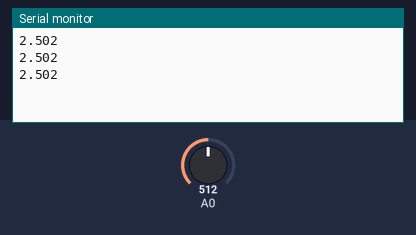
Bench run of a sketch on a simulated Arduino Uno, built with avr-gcc and run on an emulated ATmega328P. On the bench: the last lines printed to the serial monitor. The test bench sets the inputs (shaded band); at power-on: A0 = 512.

Above: at 1.3 s.
1.4 s: A0 set to 716
At 1.9 s:
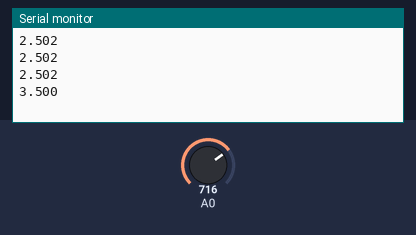
2.9 s: A0 set to 900
At 3.4 s:
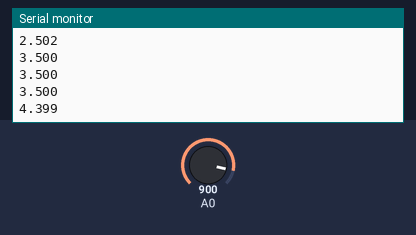
Timing chart, 0 to 5.9 s (numbered marks = the images above; inputs shaded):
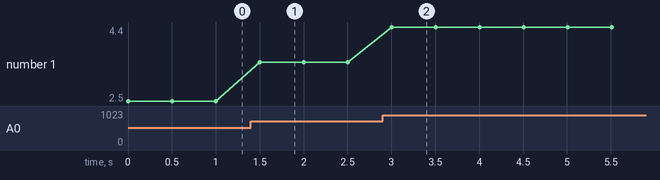

Measured:
- after the input at 1.4 s, the serial monitor: prints a new line after 0.10 s (image 1)
- after the input at 2.9 s, the serial monitor: prints a new line after 0.10 s (image 2)
- plotted number 1: 2.5 → 3.5 after the input at 1.4 s, 3.5 → 4.4 after the input at 2.9 s

The sketch:

Arduino_sketch.ino
```cpp
const int analogPin;

void setup() {
  // put your setup code here, to run once:
  Serial.begin(9600);
}

void loop() {
  // put your main code here, to run repeatedly:
  int sensorValue = analogRead(analogPin);
  float voltage = sensorValue * (5.0 / 1023.0);
  Serial.println(voltage, 3);
  delay(500);
}
```
